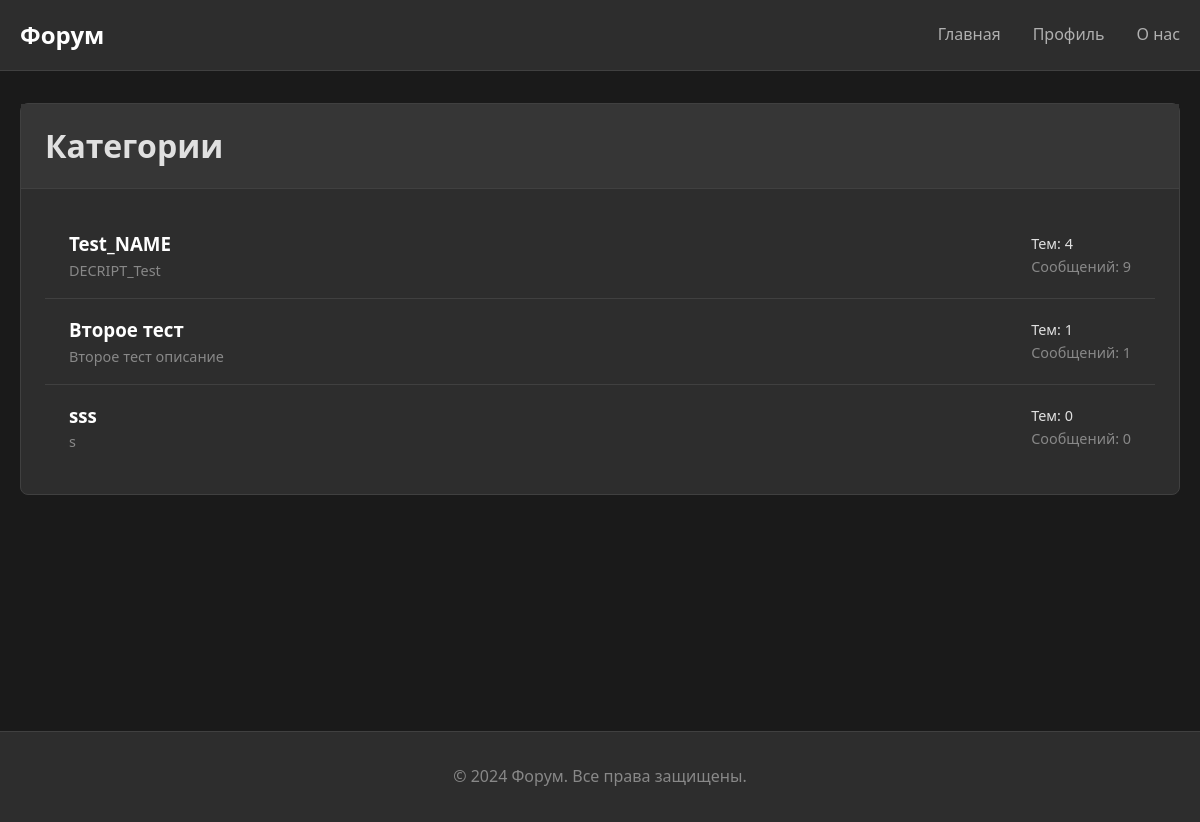
The page / on the database its author committed.
### bd_app3.py (models this page shows, shortened)
class Category(db.Model):
    __tablename__ = 'categories'
    id = db.Column(db.Integer, primary_key=True)
    user_id = db.Column(db.Integer, db.ForeignKey('users.id'), nullable=False)
    name = db.Column(db.String(100), nullable=False)
    description = db.Column(db.Text)
    created_at = db.Column(db.DateTime, default=datetime.now().replace(microsecond=0))
    topics = db.relationship('Topic', backref='category', lazy=True, cascade='all, delete-orphan')

### app3.py (the view)
@app.route('/', methods=['GET', 'POST'])
def index():
    categories = Category.query.all()
    for categories_id in categories:
        categories_id.topic_count = len(Topic.query.filter(Topic.category_id==categories_id.id).all())
        post_all = Topic.query.filter(Topic.category_id==categories_id.id).all()
        categories_id.post_count = 0
        for post_id in post_all:
            number = len(Post.query.filter(Post.topic_id==post_id.id).all())
            categories_id.post_count = categories_id.post_count + number
    return render_template('index.html', categories=categories)

### templates/index.html (shortened to what this page needs)
<!DOCTYPE html>
<html lang="ru">
<head>
    <link rel="stylesheet" href="{{ url_for('static', filename='css/styles.css') }}">
</head>
<body>
    <header class="header">
        <div class="container">
            <nav class="navbar">
                <a href="{{ url_for('index') }}" class="logo">Форум</a>
                <ul class="nav-links">
                    <li><a href="{{ url_for('index') }}">Главная</a></li>
                    <li><a href="{{ url_for('profile') }}">Профиль</a></li>
                    <li><a href="{{ url_for('about') }}">О нас</a></li>
                </ul>
            </nav>
        </div>
    </header>
    <main class="main-content">
        <div class="container">
            <div class="card">
                <div class="card-header">
                    <h1>Категории</h1>
                </div>
                <div class="card-body">
                    <ul class="list">
                        {% for category in categories %}
                        <li class="list-item">
                            <div class="flex justify-between items-center">
                                <div>
                                    <h3><a href="{{ url_for('category', category_id=category.id) }}" style="color: #ffffff; text-decoration: none;">
                                        {{ category.name }}
                                    </a></h3>
                                    <p class="text-muted text-small">{{ category.description }}</p>
                                </div>
                                <div class="text-right">
                                    <div class="text-small">Тем: {{ category.topic_count }}</div>
                                    <div class="text-small text-muted">Сообщений: {{ category.post_count }}</div>
                                </div>
                            </div>
                        </li>
                        {% endfor %}
                    </ul>
                </div>
            </div>
        </div>
    </main>
    <footer class="footer">
        <div class="container">
            <p>&copy; 2024 Форум. Все права защищены.</p>
        </div>
    </footer>
</body>
</html>

### static/css/styles.css (style rules this page uses)
* { margin: 0; padding: 0; box-sizing: border-box; }
body { font-family: 'Segoe UI', Tahoma, Geneva, Verdana, sans-serif; background-color: #1a1a1a; color: #e0e0e0; line-height: 1.6; }
.container { max-width: 1200px; margin: 0 auto; padding: 0 20px; }
.header { background-color: #2d2d2d; border-bottom: 1px solid #404040; padding: 1rem 0; position: sticky; top: 0; z-index: 100; }
.navbar { display: flex; justify-content: space-between; align-items: center; }
.logo { font-size: 1.5rem; font-weight: bold; color: #ffffff; text-decoration: none; }
.nav-links { display: flex; list-style: none; gap: 2rem; }
.nav-links a { color: #b0b0b0; text-decoration: none; transition: color 0.3s; }
.main-content { min-height: calc(100vh - 140px); padding: 2rem 0; }
.card { background-color: #2d2d2d; border: 1px solid #404040; border-radius: 8px; margin-bottom: 1rem; transition: transform 0.2s, border-color 0.2s; }
.card-header { padding: 1rem 1.5rem; border-bottom: 1px solid #404040; background-color: #363636; }
.card-body { padding: 1.5rem; }
.list { list-style: none; }
.list-item { padding: 1rem 1.5rem; border-bottom: 1px solid #404040; transition: background-color 0.2s; }
.list-item:last-child { border-bottom: none; }
.text-muted { color: #888; }
.text-small { font-size: 0.9rem; }
.flex { display: flex; }
.justify-between { justify-content: space-between; }
.items-center { align-items: center; }
.footer { background-color: #2d2d2d; border-top: 1px solid #404040; padding: 2rem 0; text-align: center; color: #888; }

### rows shown on the page
Category: name "Test_NAME", description "DECRIPT_Test", topic_count "4", post_count "9"
Category: name "Второе тест", description "Второе тест описание", topic_count "1", post_count "1"
Category: name "sss", description "s", topic_count "0", post_count "0"
